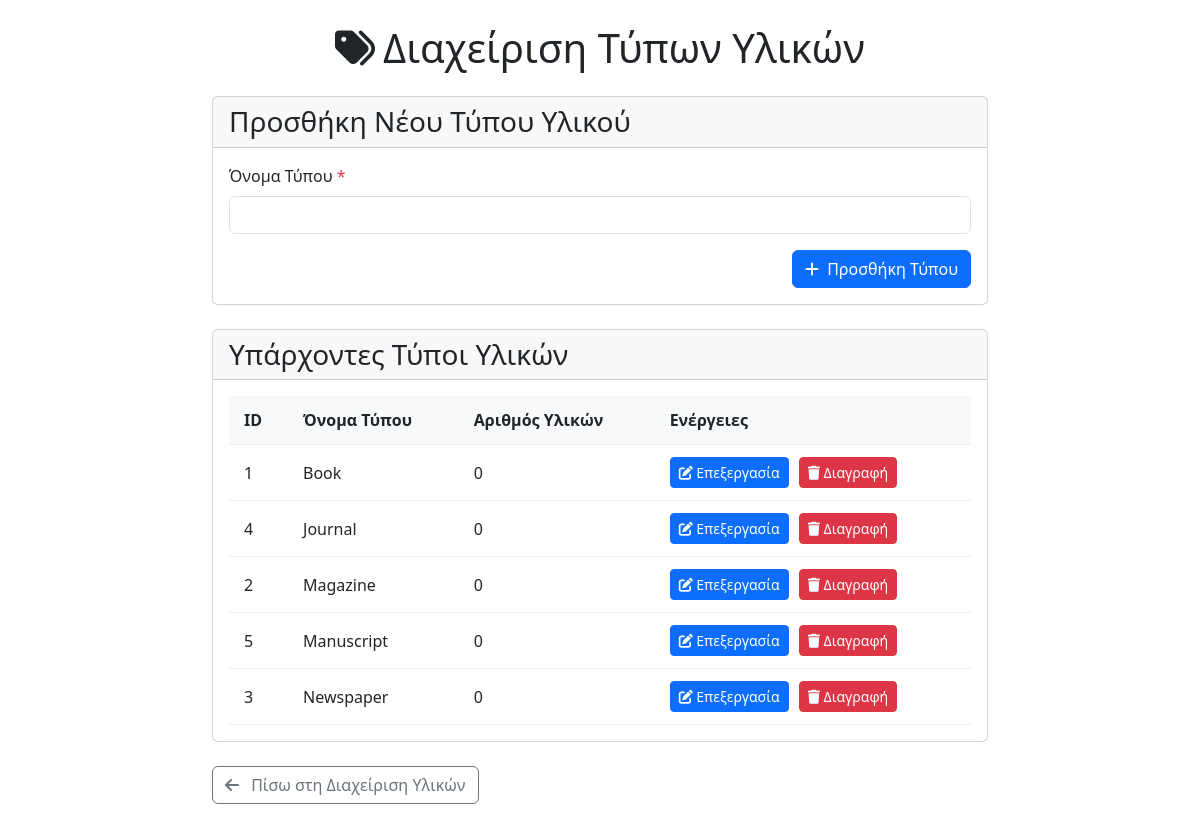
The page /src/main/manage-types.php (signed in) on the database its author committed.
### tables this page shows
CREATE TABLE `material_types` (
  `type_id` int NOT NULL AUTO_INCREMENT,
  `type_name` varchar(50) NOT NULL,
  PRIMARY KEY (`type_id`),
  UNIQUE KEY `type_name` (`type_name`)
);

### src/conf/translation.php (called while the page is built, shortened)
<?php
$default_language = 'EN';
try {
    $stmt = $pdo->query("SELECT setting_value FROM system_settings WHERE setting_key = 'default_language'");
    $result = $stmt->fetch(PDO::FETCH_ASSOC);
    if ($result) {
        $default_language = $result['setting_value'];
    }
} catch (PDOException $e) {
    error_log("Default language setting error: " . $e->getMessage());
}
$lang = $translations[$default_language] ?? $translations['EN'];
?>

### src/main/manage-types.php (the view, shortened to what this page needs)
<?php
require_once '../conf/config.php';
require_once '../conf/translation.php';
$types = $pdo->query("SELECT mt.*,
    (SELECT COUNT(*) FROM library_items WHERE type_id = mt.type_id) AS material_count
    FROM material_types mt
    ORDER BY type_name")->fetchAll();
?>
<!DOCTYPE html>
<html lang="<?= $default_language ?>">
<head>
    <link href="https://cdn.jsdelivr.net/npm/bootstrap@5.3.0/dist/css/bootstrap.min.css" rel="stylesheet">
    <link rel="stylesheet" href="https://cdnjs.cloudflare.com/ajax/libs/font-awesome/6.4.0/css/all.min.css">
</head>
<body>
    <div class="container py-4">
        <h1 class="text-center mb-4"><i class="fas fa-tags me-2"></i><?= $lang['manage_material_types'] ?></h1>
        <div class="card mb-4">
            <div class="card-header">
                <h3 class="mb-0"><?= $lang['add_new_material_type'] ?></h3>
            </div>
            <div class="card-body">
                <form method="POST">
                    <div class="mb-3">
                        <label class="form-label"><?= $lang['type_name'] ?> <span class="text-danger">*</span></label>
                        <input type="text" name="type_name" class="form-control" required>
                    </div>
                    <div class="text-end">
                        <button type="submit" class="btn btn-primary">
                            <i class="fas fa-plus me-1"></i> <?= $lang['add_type'] ?>
                        </button>
                    </div>
                </form>
            </div>
        </div>
        <div class="card">
            <div class="card-header">
                <h3 class="mb-0"><?= $lang['existing_material_types'] ?></h3>
            </div>
            <div class="card-body">
                <div class="table-responsive">
                    <table class="admin-table">
                        <thead>
                            <tr>
                                <th><?= $lang['id'] ?></th>
                                <th><?= $lang['type_name'] ?></th>
                                <th><?= $lang['materials_count'] ?></th>
                                <th><?= $lang['actions'] ?></th>
                            </tr>
                        </thead>
                        <tbody>
                            <?php foreach ($types as $type): ?>
                                <tr>
                                    <td><?= $type['type_id'] ?></td>
                                    <td><?= htmlspecialchars($type['type_name']) ?></td>
                                    <td><?= $type['material_count'] ?></td>
                                    <td>
                                        <div class="action-btns">
                                            <button type="button" class="btn btn-sm btn-primary edit-btn"
                                                    data-id="<?= $type['type_id'] ?>"
                                                    data-name="<?= htmlspecialchars($type['type_name']) ?>">
                                                <i class="fas fa-edit"></i> <?= $lang['edit'] ?>
                                            </button>
                                            <a href="manage-types.php?action=delete_type&id=<?= $type['type_id'] ?>"
                                               class="btn btn-sm btn-danger"
                                               onclick="return confirm('<?= $lang['confirm_delete_type'] ?>');">
                                                <i class="fas fa-trash"></i> <?= $lang['delete'] ?>
                                            </a>
                                        </div>
                                    </td>
                                </tr>
                            <?php endforeach; ?>
                        </tbody>
                    </table>
                </div>
            </div>
        </div>
        <div class="mt-4">
            <a href="materials-manager.php" class="btn btn-outline-secondary">
                <i class="fas fa-arrow-left me-2"></i> <?= $lang['back_to_materials_manager'] ?>
            </a>
        </div>
    </div>
</body>
</html>

### src/main/manage-types.php (style rules this page uses)
.container { max-width: 800px; }
.admin-table { width: 100%; border-collapse: collapse; }
.admin-table th, .admin-table td { padding: 12px 15px; border-bottom: 1px solid #eee; }
.admin-table th { background: #f8f9fa; }
.action-btns { display: flex; gap: 10px; }

### rows shown on the page
material_types: type_id "1", type_name "Book", material_count "0", edit "Επεξεργασία", delete "Διαγραφή"
material_types: type_id "4", type_name "Journal", material_count "0", edit "Επεξεργασία", delete "Διαγραφή"
material_types: type_id "2", type_name "Magazine", material_count "0", edit "Επεξεργασία", delete "Διαγραφή"
material_types: type_id "5", type_name "Manuscript", material_count "0", edit "Επεξεργασία", delete "Διαγραφή"
material_types: type_id "3", type_name "Newspaper", material_count "0", edit "Επεξεργασία", delete "Διαγραφή"

### other values the page prints
$lang['manage_material_types'] "Διαχείριση Τύπων Υλικών"
$lang['add_new_material_type'] "Προσθήκη Νέου Τύπου Υλικού"
$lang['type_name'] "Όνομα Τύπου"
$lang['add_type'] "Προσθήκη Τύπου"
$lang['existing_material_types'] "Υπάρχοντες Τύποι Υλικών"
$lang['id'] "ID"
$lang['materials_count'] "Αριθμός Υλικών"
$lang['actions'] "Ενέργειες"
$lang['back_to_materials_manager'] "Πίσω στη Διαχείριση Υλικών"
